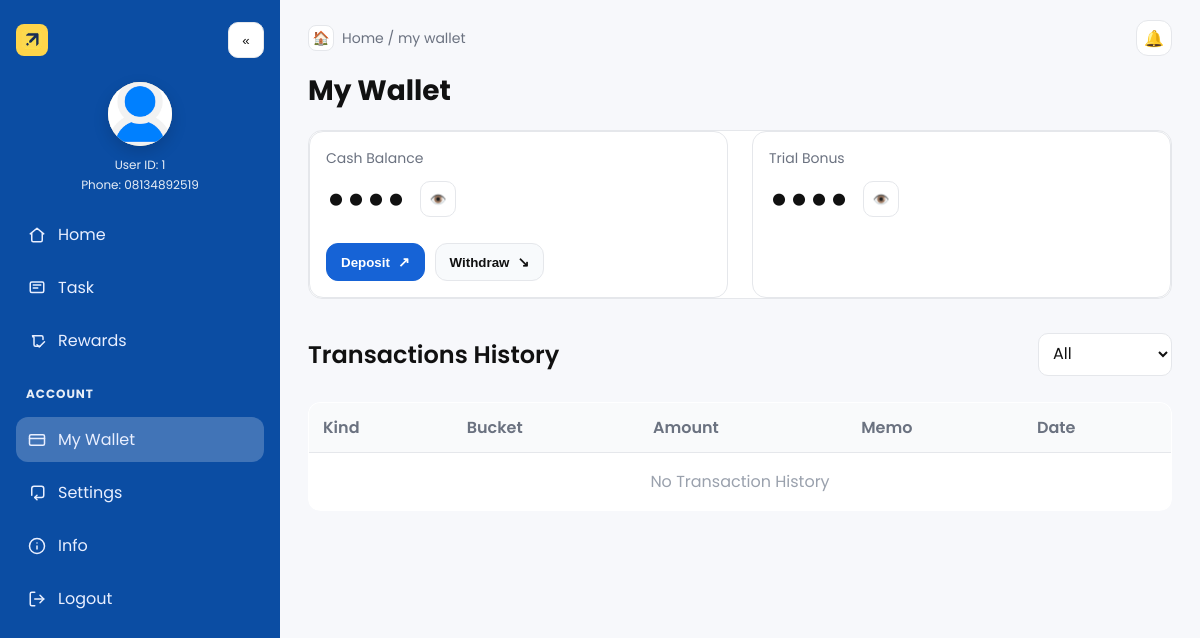
Page /user_dashboard/wallet_view (signed in) on the earlier database version.
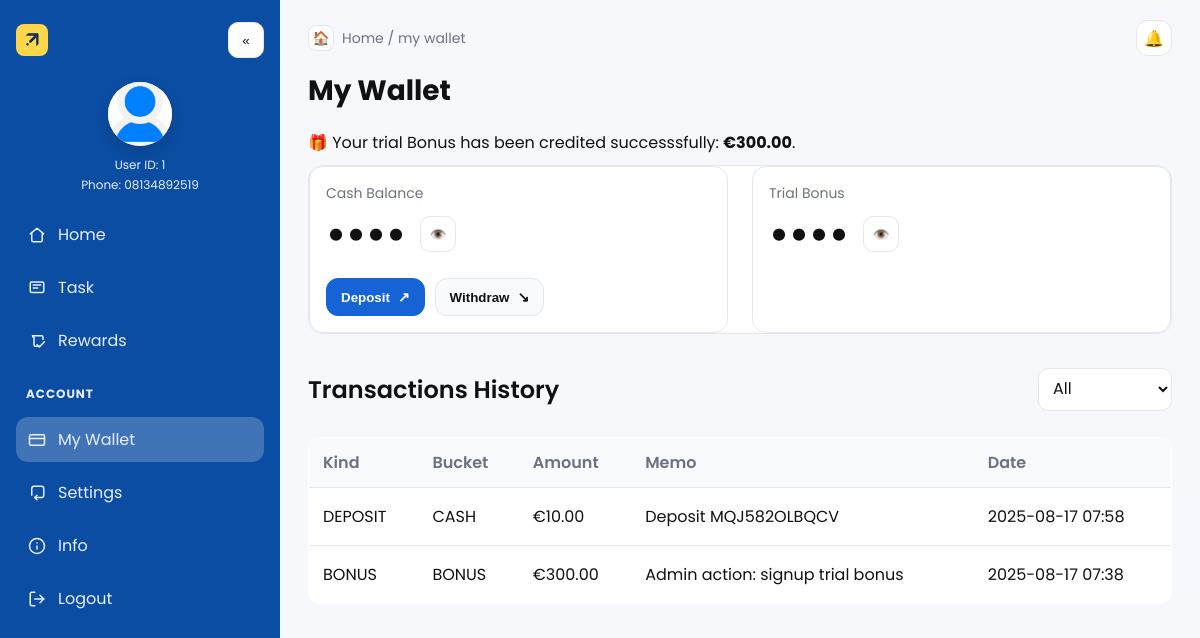
Same page on the later database version.
### main/models.py (models this page shows, shortened)
class CustomUser(AbstractUser):
    username = None
    phone = models.CharField(max_length=20, unique=True)
    invitation_code = models.CharField(max_length=50, blank=True, null=True)
    nickname   = models.CharField(max_length=50, blank=True)
    avatar     = models.ImageField(upload_to="avatars/%Y/%m/", blank=True, null=True)
    avatar_url = models.URLField(blank=True, null=True, validators=[URLValidator()])
    signup_ip = models.GenericIPAddressField(blank=True, null=True)
    signup_country = models.CharField(max_length=100, blank=True, null=True)
    last_login_ip = models.GenericIPAddressField(blank=True, null=True)
    last_login_country = models.CharField(max_length=100, blank=True, null=True)
    USERNAME_FIELD = "phone"
    REQUIRED_FIELDS = []
    objects = CustomUserManager()

class Wallet(models.Model):
    user = models.OneToOneField(
        settings.AUTH_USER_MODEL, on_delete=models.CASCADE, related_name="wallet"
    )
    balance_cents = models.BigIntegerField(default=0)
    bonus_cents = models.BigIntegerField(default=0)
    pending_cents = models.BigIntegerField(default=0)
    trial_bonus_at = models.DateTimeField(blank=True, null=True)
    @property
    def cash_eur(self) -> str:
        return f"€{self.balance_cents / 100:,.2f}"
    @property
    def bonus_eur(self) -> str:
        return f"€{self.bonus_cents / 100:,.2f}"

class WalletTxn(models.Model):
    KIND_CHOICES = [
        ("BONUS", "Bonus"),
        ("DEPOSIT", "Deposit"),
        ("WITHDRAW", "Withdraw"),
        ("ADJUST", "Adjust"),
    ]
    BUCKET_CHOICES = [
        ("CASH", "Cash"),
        ("BONUS", "Bonus"),
    ]
    wallet = models.ForeignKey(Wallet, on_delete=models.CASCADE, related_name="txns")
    amount_cents = models.BigIntegerField(default=0)  # no nulls; defaults to 0
    kind = models.CharField(max_length=20, choices=KIND_CHOICES)
    bucket = models.CharField(max_length=10, choices=BUCKET_CHOICES, default="CASH")  # which balance was touched
    memo = models.CharField(max_length=255, blank=True)
    created_at = models.DateTimeField(auto_now_add=True)
    created_by = models.ForeignKey(
        settings.AUTH_USER_MODEL, null=True, blank=True, on_delete=models.SET_NULL, related_name="+"
    )
    class Meta:
        ordering = ("-created_at",)
        indexes = [
            models.Index(fields=["wallet", "-created_at"]),
        ]
    @property
    def amount_eur(self) -> str:
        sign = "-" if self.amount_cents < 0 else ""
        return f"{sign}€{abs(self.amount_cents) / 100:,.2f}"

### main/views.py (the view)
# urls.py: path("user_dashboard/wallet_view", views.wallet_view, name="wallet"),
def wallet_view(request):
    return render(request, "meta_search/wallet.html", {"active_page": "wallet"})

### templates/meta_search/wallet.html (shortened to what this page needs)
{% extends "base_user.html" %}
{% load static %}
{% block breadcrumb %}Home / my wallet{% endblock %}
{% block extra_head %}
  <link rel="stylesheet" href="{% static 'meta_search/wallet.css' %}">
{% endblock %}
{% block content %}
  <h1>My Wallet</h1>
  {% if request.user.wallet.trial_bonus_at %}
    <div class="alert success" role="status" style="margin:10px 0;">
      🎁 Your trial Bonus has been credited successsfully: <strong>{{ request.user.wallet.bonus_eur }}</strong>.
    </div>
  {% endif %}
  <section class="card wallet" aria-labelledby="wallet-summary-title">
    <div class="wallet-summary">
      <div class="summary-item">
        <div class="summary-title">Cash Balance</div>
        <div class="money">
          <div class="currency js-money" data-value="{{ request.user.wallet.cash_eur|default:'€ 0.00' }}">••••</div>
          <button class="eye" type="button" title="Show/Hide" aria-label="Show or hide balance">👁️</button>
        </div>
        <div class="actions">
          <button class="btn primary" onclick="window.location.href='{% url 'deposit' %}'">
            Deposit <span aria-hidden="true" style="font-size:14px">↗</span>
          </button>
          <button class="btn" onclick="window.location.href='{% url 'withdrawal' %}'">
            Withdraw <span aria-hidden="true" style="font-size:14px">↘</span>
          </button>
        </div>
      </div>
      <div class="summary-item">
        <div class="summary-title">Trial Bonus</div>
        <div class="money">
          <div class="currency js-money" data-value="{{ request.user.wallet.bonus_eur|default:'€ 0.00' }}">••••</div>
          <button class="eye" type="button" title="Show/Hide" aria-label="Show or hide bonus">👁️</button>
        </div>
      </div>
    </div>
  </section>
  <section class="section txns" aria-labelledby="transactions-title">
    <div class="header">
      <h2 id="transactions-title" class="section-title">Transactions History</h2>
      <div class="filter">
        <select id="tx-filter" class="select">
          <option value="all" selected>All</option>
        </select>
      </div>
    </div>
    <div class="table-wrap">
      <table class="tx-table">
        <thead>
          <tr>
            <th scope="col">Kind</th>
            <th scope="col">Bucket</th>
            <th scope="col">Amount</th>
            <th scope="col">Memo</th>
            <th scope="col">Date</th>
          </tr>
        </thead>
        <tbody>
          {% with txns=request.user.wallet.txns.all %}
            {% if txns %}
              {% for t in txns %}
                <tr>
                  <td data-label="Kind">{{ t.kind }}</td>
                  <td data-label="Bucket">{% if t.bucket %}{{ t.bucket }}{% else %}CASH{% endif %}</td>
                  <td data-label="Amount">{{ t.amount_eur }}</td>
                  <td data-label="Memo">{{ t.memo }}</td>
                  <td data-label="Date">{{ t.created_at|date:"Y-m-d H:i" }}</td>
                </tr>
              {% endfor %}
            {% else %}
              <tr>
                <td colspan="5" class="empty">No Transaction History</td>
              </tr>
            {% endif %}
          {% endwith %}
        </tbody>
      </table>
    </div>
  </section>
{% endblock %}

### templates/base_user.html (shortened to what this page needs)
{% load static %}
<!DOCTYPE html>
<html lang="en">
<head>
  <link rel="stylesheet" href="{% static 'meta_search/base_user_layout.css' %}">
  {% block extra_head %}{% endblock %}
</head>
<body>
  <div class="app {% block app_classes %}{% endblock %}" id="app">
    <aside class="sidebar" id="sidebar">
      <div class="brand">
        <a class="brand-button" href="{% url 'user_dashboard' %}" title="Dashboard">
          <img src="{% static 'meta_search/images/logo_emoji.png' %}" alt="Dashboard" style="width:20px; height:20px; vertical-align:middle;">
        </a>
        <button class="sb-toggle sb-toggle-desktop" id="sbToggleDesktop" aria-label="Collapse menu" title="Collapse">«</button>
      </div>
      {% static 'meta_search/images/avatar-placeholder.png' as avatar_placeholder %}
      <div class="profile"
           title="{{ request.user.nickname|default:request.user.get_full_name|default:request.user.username }}">
        <div class="avatar">
          {% if request.user.avatar %}
            <img src="{{ request.user.avatar.url }}" alt="User avatar" width="48" height="48" loading="lazy" onerror="this.src='{{ avatar_placeholder }}'">
          {% elif request.user.avatar_url %}
            <img src="{{ request.user.avatar_url }}" alt="User avatar" width="48" height="48" loading="lazy" onerror="this.src='{{ avatar_placeholder }}'">
          {% else %}
            <img src="{{ avatar_placeholder }}" alt="User avatar" width="48" height="48" loading="lazy">
          {% endif %}
          <span class="status-dot"></span>
        </div>
        <div class="meta">
          <div class="id">User ID: {{ request.user.id }}</div>
          <div class="phone">Phone: {{ request.user.phone|default:'-' }}</div>
        </div>
      </div>
      <nav class="nav" aria-label="Sidebar">
        <a class="link {% if active_page == 'home' %}active{% endif %}" href="{% url 'user_dashboard' %}" title="Home">
          <svg viewBox="0 0 24 24" width="18" height="18" fill="none" stroke="currentColor" stroke-width="2" stroke-linecap="round" stroke-linejoin="round"><path d="M3 10.5 12 3l9 7.5"/><path d="M5 10v9a2 2 0 0 0 2 2h10a2 2 0 0 0 2-2v-9"/></svg>
          <span class="label">Home</span>
        </a>
        <a class="link {% if active_page == 'task' %}active{% endif %}" href="#" title="Task">
          <svg viewBox="0 0 24 24" width="18" height="18" fill="none" stroke="currentColor" stroke-width="2" stroke-linecap="round" stroke-linejoin="round"><rect x="3" y="4" width="18" height="14" rx="2"/><path d="M7 8h10M7 12h6"/></svg>
          <span class="label">Task</span>
        </a>
        <a class="link {% if active_page == 'rewards' %}active{% endif %}" href="#" title="Rewards">
          <svg viewBox="0 0 24 24" width="18" height="18" fill="none" stroke="currentColor" stroke-width="2" stroke-linecap="round" stroke-linejoin="round"><path d="m12 17 3 3 7-7"/><path d="M20 10V7a2 2 0 0 0-2-2H6a2 2 0 0 0 2 2v10a2 2 0 0 0 2 2h6"/></svg>
          <span class="label">Rewards</span>
        </a>
        <h6>Account</h6>
        <a class="link {% if active_page == 'wallet' %}active{% endif %}" href="{% url 'wallet' %}" title="My Wallet">
          <svg viewBox="0 0 24 24" width="18" height="18" fill="none" stroke="currentColor" stroke-width="2" stroke-linecap="round" stroke-linejoin="round"><rect x="2" y="5" width="20" height="14" rx="2"/><path d="M2 10h20"/></svg>
          <span class="label">My Wallet</span>
        </a>
        <a class="link {% if active_page == 'settings' %}active{% endif %}" href="{% url 'profile_settings' %}" title="Settings">
          <svg viewBox="0 0 24 24" width="18" height="18" fill="none" stroke="currentColor" stroke-width="2" stroke-linecap="round" stroke-linejoin="round"><path d="M12 15l-3 3 3 3"/><path d="M9 18h9a3 3 0 0 0 3-3V6a3 3 0 0 0-3-3H8a3 3 0 0 0-3 3v9"/></svg>
          <span class="label">Settings</span>
        </a>
        <a class="link {% if active_page == 'info' %}active{% endif %}" href="{% url 'info_index' %}" title="Info">
          <svg viewBox="0 0 24 24" width="18" height="18" fill="none" stroke="currentColor" stroke-width="2" stroke-linecap="round" stroke-linejoin="round"><circle cx="12" cy="12" r="10"/><path d="M12 16v-4M12 8h.01"/></svg>
          <span class="label">Info</span>
        </a>
        <div class="bottom">
          <a class="link" href="{% url 'signout' %}" title="Logout">
            <svg viewBox="0 0 24 24" width="18" height="18" fill="none" stroke="currentColor" stroke-width="2" stroke-linecap="round" stroke-linejoin="round"><path d="M9 21H5a2 2 0 0 1-2-2V5a2 2 0 0 1 2-2h4"/><polyline points="16 17 21 12 16 7"/><line x1="21" y1="12" x2="9" y2="12"/></svg>
            <span class="label">Logout</span>
          </a>
        </div>
      </nav>
    </aside>
    <main class="main">
      <div class="topbar">
        <div class="breadcrumb">
          <span class="crumb-home">🏠</span>
          <span class="dreadcrumb">
            {% block breadcrumb %}Home / setting / my wallet{% endblock %}
          </span>
        </div>
        <div class="bell" title="Announcements">
          <a href="{% url 'announcements' %}" aria-label="Announcements">🔔</a>
        </div>
      </div>
      {% block content %}{% endblock %}
    </main>
  </div>
</body>
</html>

### static/meta_search/base_user_layout.css (style rules this page uses)
:root { --blue:#0b4da3; --text:#111; --muted:#6b7280; --border:#e5e7eb; --card:#ffffff; --bg:#f7f8fb; --radius:14px; --topbar-h: 56px; }
* { box-sizing:border-box; }
html,body { height:100%; }
body { margin:0; font-family:"Poppins", system-ui, -apple-system, Segoe UI, Roboto, Helvetica, Arial, "Apple Color Emoji","Segoe UI Emoji"; color:var(--text); background:var(--bg); }
.app { display:grid; grid-template-columns:280px 1fr; min-height:100vh; }
.sidebar { background:var(--blue); color:#fff; padding:22px 16px; position:sticky; top:0; height:100vh; overflow:hidden; }
.brand { display:flex; align-items:center; gap:10px; margin-bottom:22px; }
.brand-button { height:32px; width:32px; border-radius:8px; background:#ffd54a; display:grid; place-items:center; font-weight:700; color:#111; text-decoration:none; }
.sb-toggle { border:1px solid var(--border); height:36px; width:36px; border-radius:10px; background:#fff; color:var(--text); display:grid; place-items:center; cursor:pointer; transition: transform .12s ease, box-shadow .2s ease, background-color .2s ease, border-color .2s ease; }
.profile { display:flex; flex-direction:column; align-items:center; gap:10px; margin:24px 0 18px; text-align:center; }
.avatar { height:64px; width:64px; border-radius:50%; background:#ffe6b3; overflow:hidden; position:relative; box-shadow:0 6px 16px rgba(0,0,0,.15); }
.avatar img { height:100%; width:100%; object-fit:cover; display:block; }
.status-dot { position:absolute; right:-2px; bottom:-2px; height:12px; width:12px; border-radius:50%; background:#4ade80; border:3px solid var(--blue); }
.meta { display:flex; flex-direction:column; gap:2px; }
.meta .id { font-size:12px; opacity:.9; }
.meta .phone { font-size:12px; opacity:.9; }
.nav { margin-top:18px; display:grid; gap:8px; }
.nav h6 { font-size:12px; letter-spacing:.08em; text-transform:uppercase; opacity:.9; margin:14px 10px 6px; }
.link { display:flex; align-items:center; gap:12px; padding:10px 12px; border-radius:12px; text-decoration:none; color:#e9efff; background:transparent; }
.link.active { background:rgba(255,255,255,.22); }
.link svg { flex:0 0 18px; min-width:18px; }
.label { white-space:nowrap; }
.bottom { margin-top:auto; }
.main { padding:28px 28px 48px; }
.topbar { display:flex; justify-content:space-between; align-items:center; margin:-8px 0 10px; gap:12px; }
.breadcrumb { display:flex; align-items:center; gap:8px; color:var(--muted); font-size:14px; }
.crumb-home { height:26px; width:26px; border:1px solid var(--border); border-radius:8px; display:grid; place-items:center; background:#fff; }
.bell { height:36px; width:36px; border:1px solid var(--border); border-radius:12px; background:#fff; display:grid; place-items:center; position:relative; }
.bell a { display:inline-block; color:inherit; text-decoration:none; }
.card { background:var(--card); border:1px solid var(--border); border-radius:var(--radius); }
.btn { display:inline-flex; align-items:center; gap:8px; padding:10px 14px; border-radius:12px; border:1px solid var(--border); background:#f8fafc; color:#111; font-weight:600; cursor:pointer; transition: transform .12s ease, box-shadow .2s ease, background-color .2s ease, border-color .2s ease; }
.btn.primary { background:#1663d6; color:#fff; border-color:#1663d6; }
.sb-toggle-desktop { display:none; }
@media (min-width: 901px) { .sb-toggle-desktop { display:inline-grid; } }
@media (min-width: 901px) { .sidebar .brand { display:flex; align-items:center; gap:10px; } }
@media (min-width: 901px) { .sb-toggle-desktop { margin-left:auto; border:1px solid var(--border); height:36px; width:36px; border-radius:10px; background:#fff; color:var(--text); display:grid; place-items:center; cursor:pointer; transition: transform .12s ease, box-shadow .2s ease, background-color .2s ease, border-color .2s ease; } }
@media (min-width:901px) { .sb-toggle-desktop { transform:translateX(0); } }

Differences in the rows shown:
changed CustomUser id 1: user.wallet.bonus_eur (not shown) → "€300.00"
added WalletTxn: kind "DEPOSIT", bucket "CASH", amount_eur "€10.00", memo "Deposit MQJ582OLBQCV", created_at "2025-08-17 07:58"
added WalletTxn: kind "BONUS", bucket "BONUS", amount_eur "€300.00", memo "Admin action: signup trial bonus", created_at "2025-08-17 07:38"
Other differences:
text no longer shown: "No Transaction History"
text now shown: "🎁 Your trial Bonus has been credited successsfully: ."
